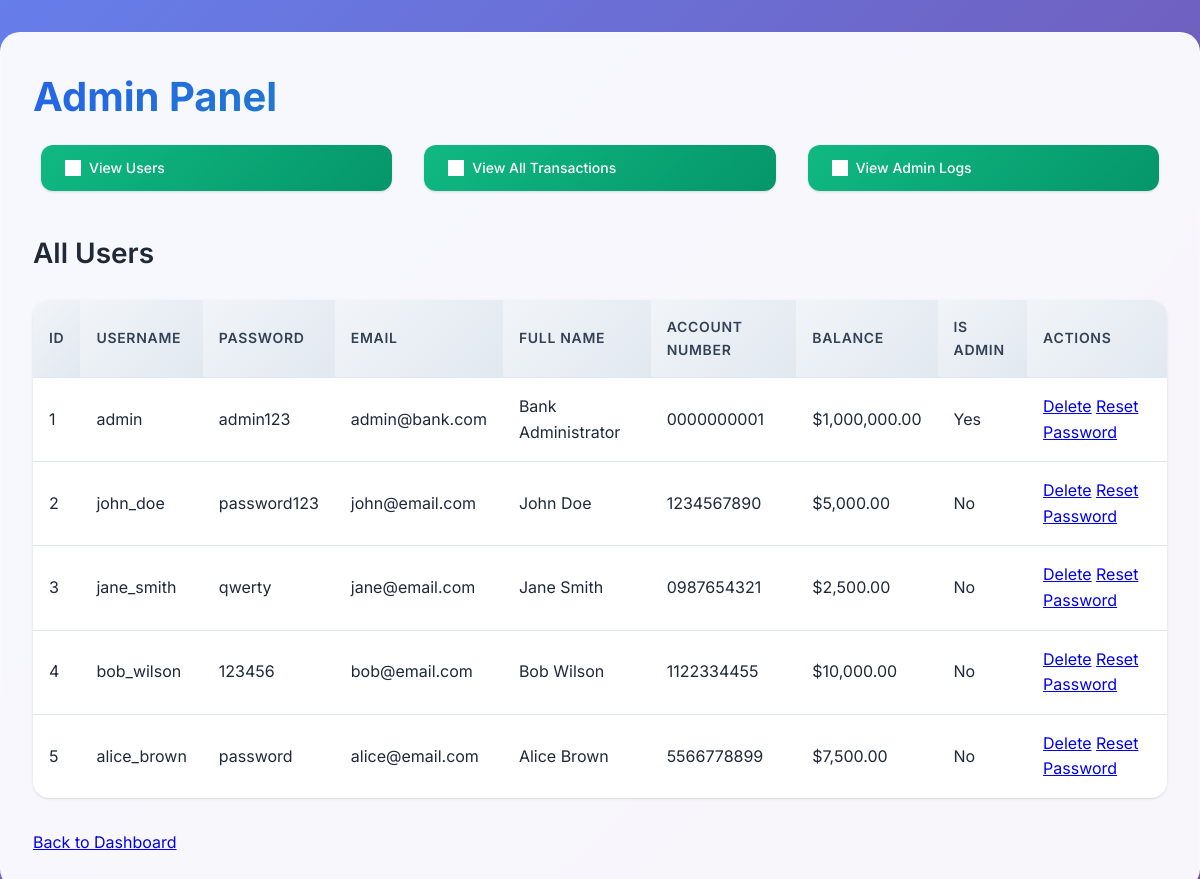
/admin.php (signed in), run on the app's committed database.
### tables this page shows
CREATE TABLE users (
    id INT AUTO_INCREMENT PRIMARY KEY,
    username VARCHAR(50) NOT NULL,
    password VARCHAR(255) NOT NULL,  
    email VARCHAR(100) NOT NULL,
    full_name VARCHAR(100) NOT NULL,
    account_number VARCHAR(20) NOT NULL,
    balance DECIMAL(10,2) DEFAULT 0.00,
    created_at TIMESTAMP DEFAULT CURRENT_TIMESTAMP,
    is_admin TINYINT(1) DEFAULT 0
);

### admin.php (the view, shortened to what this page needs)
<?php
include 'config.php';
$action = $_GET['action'] ?? 'list';
$sql = "SELECT * FROM users";
$users = $conn->query($sql);
?>
<!DOCTYPE html>
<html>
<head>
    <link rel="stylesheet" href="style.css">
</head>
<body>
    <div class="container">
        <h1>Admin Panel</h1>
        <div class="admin-actions">
            <a href="?action=list" class="btn">View Users</a>
            <a href="?action=transactions" class="btn">View All Transactions</a>
            <a href="?action=logs" class="btn">View Admin Logs</a>
        </div>
        <?php if ($action == 'list'): ?>
        <h2>All Users</h2>
        <table>
            <tr>
                <th>ID</th>
                <th>Username</th>
                <th>Password</th>
                <th>Email</th>
                <th>Full Name</th>
                <th>Account Number</th>
                <th>Balance</th>
                <th>Is Admin</th>
                <th>Actions</th>
            </tr>
            <?php while ($user = $users->fetch_assoc()): ?>
            <tr>
                <td><?php echo $user['id']; ?></td>
                <td><?php echo $user['username']; ?></td>
                <td><?php echo $user['password']; ?></td>
                <td><?php echo $user['email']; ?></td>
                <td><?php echo $user['full_name']; ?></td>
                <td><?php echo $user['account_number']; ?></td>
                <td>$<?php echo number_format($user['balance'], 2); ?></td>
                <td><?php echo $user['is_admin'] ? 'Yes' : 'No'; ?></td>
                <td>
                    <a href="?action=delete&user_id=<?php echo $user['id']; ?>" onclick="return confirm('Are you sure?')">Delete</a>
                    <a href="?action=reset_password&user_id=<?php echo $user['id']; ?>">Reset Password</a>
                </td>
            </tr>
            <?php endwhile; ?>
        </table>
        <?php endif; ?>
        <p><a href="dashboard.php">Back to Dashboard</a></p>
    </div>
</body>
</html>

### style.css (style rules this page uses)
* { margin: 0; padding: 0; box-sizing: border-box; }
:root { --primary-color: #2563eb; --primary-dark: #1d4ed8; --secondary-color: #10b981; --danger-color: #ef4444; --warning-color: #f59e0b; --success-color: #10b981; --info-color: #3b82f6; --dark-color: #1f2937; --light-color: #f8fafc; --gray-100: #f1f5f9; --gray-200: #e2e8f0; --gray-300: #cbd5e1; --gray-400: #94a3b8; --gray-500: #64748b; --gray-600: #475569; --gray-700: #334155; --gray-800: #1e293b; --gray-900: #0f172a; --shadow-sm: 0 1px 2px 0 rgb(0 0 0 / 0.05); --shadow: 0 1px 3px 0 rgb(0 0 0 / 0.1), 0 1px 2px -1px rgb(0 0 0 / 0.1); --shadow-md: 0 4px 6px -1px rgb(0 0 0 / 0.1), 0 2px 4px -2px rgb(0 0 0 / 0.1); --shadow-lg: 0 10px 15px -3px rgb(0 0 0 / 0.1), 0 4px 6px -4px rgb(0 0 0 / 0.1); --shadow-xl: 0 20px 25px -5px rgb(0 0 0 / 0.1), 0 8px 10px -6px rgb(0 0 0 / 0.1); }
body { font-family: 'Inter', -apple-system, BlinkMacSystemFont, 'Segoe UI', Roboto, sans-serif; background: linear-gradient(135deg, #667eea 0%, #764ba2 100%); min-height: 100vh; color: var(--gray-800); line-height: 1.6; }
.container { max-width: 1200px; margin: 0 auto; padding: 2rem; background: rgba(255, 255, 255, 0.95); backdrop-filter: blur(10px); border-radius: 20px; box-shadow: var(--shadow-xl); margin-top: 2rem; margin-bottom: 2rem; border: 1px solid rgba(255, 255, 255, 0.2); }
h1 { font-size: 2.5rem; font-weight: 700; color: var(--dark-color); margin-bottom: 0.5rem; background: linear-gradient(135deg, var(--primary-color), var(--secondary-color)); -webkit-background-clip: text; -webkit-text-fill-color: transparent; background-clip: text; }
h2 { color: var(--dark-color); margin-bottom: 1.5rem; font-size: 1.75rem; font-weight: 600; }
.btn { display: inline-flex; align-items: center; gap: 0.5rem; background: linear-gradient(135deg, var(--secondary-color), #059669); color: white; padding: 0.75rem 1.5rem; text-decoration: none; border-radius: 12px; margin: 0.5rem; transition: all 0.3s ease; font-weight: 500; box-shadow: var(--shadow); font-size: 0.875rem; }
.btn::before { content: ''; width: 16px; height: 16px; background: currentColor; mask: var(--icon); -webkit-mask: var(--icon); }
table { width: 100%; border-collapse: collapse; margin-bottom: 2rem; background: white; border-radius: 16px; overflow: hidden; box-shadow: var(--shadow); }
table th, table td { padding: 1rem; text-align: left; border-bottom: 1px solid var(--gray-200); }
table th { background: linear-gradient(135deg, var(--gray-100), var(--gray-200)); font-weight: 600; color: var(--gray-700); font-size: 0.875rem; text-transform: uppercase; letter-spacing: 0.05em; }
table tr:last-child td { border-bottom: none; }
.admin-actions { display: grid; grid-template-columns: repeat(auto-fit, minmax(150px, 1fr)); gap: 1rem; margin-bottom: 2rem; }

### data on the page
users: id "1", username "admin", password "admin123", email "admin@bank.com", full_name "Bank Administrator", account_number "0000000001", balance "1,000,000.00", is_admin "Yes"
users: id "2", username "john_doe", password "password123", email "john@email.com", full_name "John Doe", account_number "1234567890", balance "5,000.00", is_admin "No"
users: id "3", username "jane_smith", password "qwerty", email "jane@email.com", full_name "Jane Smith", account_number "0987654321", balance "2,500.00", is_admin "No"
users: id "4", username "bob_wilson", password "123456", email "bob@email.com", full_name "Bob Wilson", account_number "1122334455", balance "10,000.00", is_admin "No"
users: id "5", username "alice_brown", password "password", email "alice@email.com", full_name "Alice Brown", account_number "5566778899", balance "7,500.00", is_admin "No"
